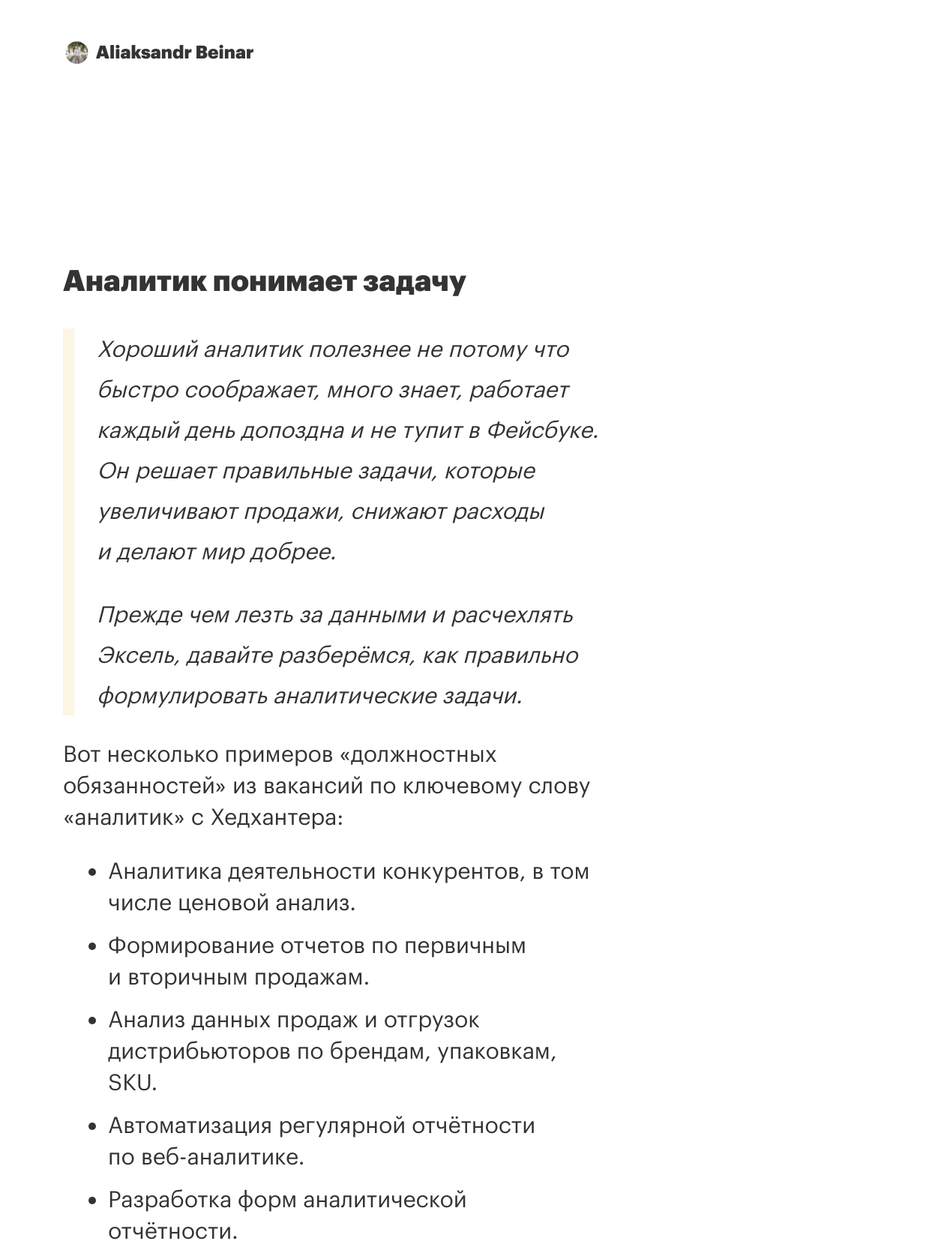
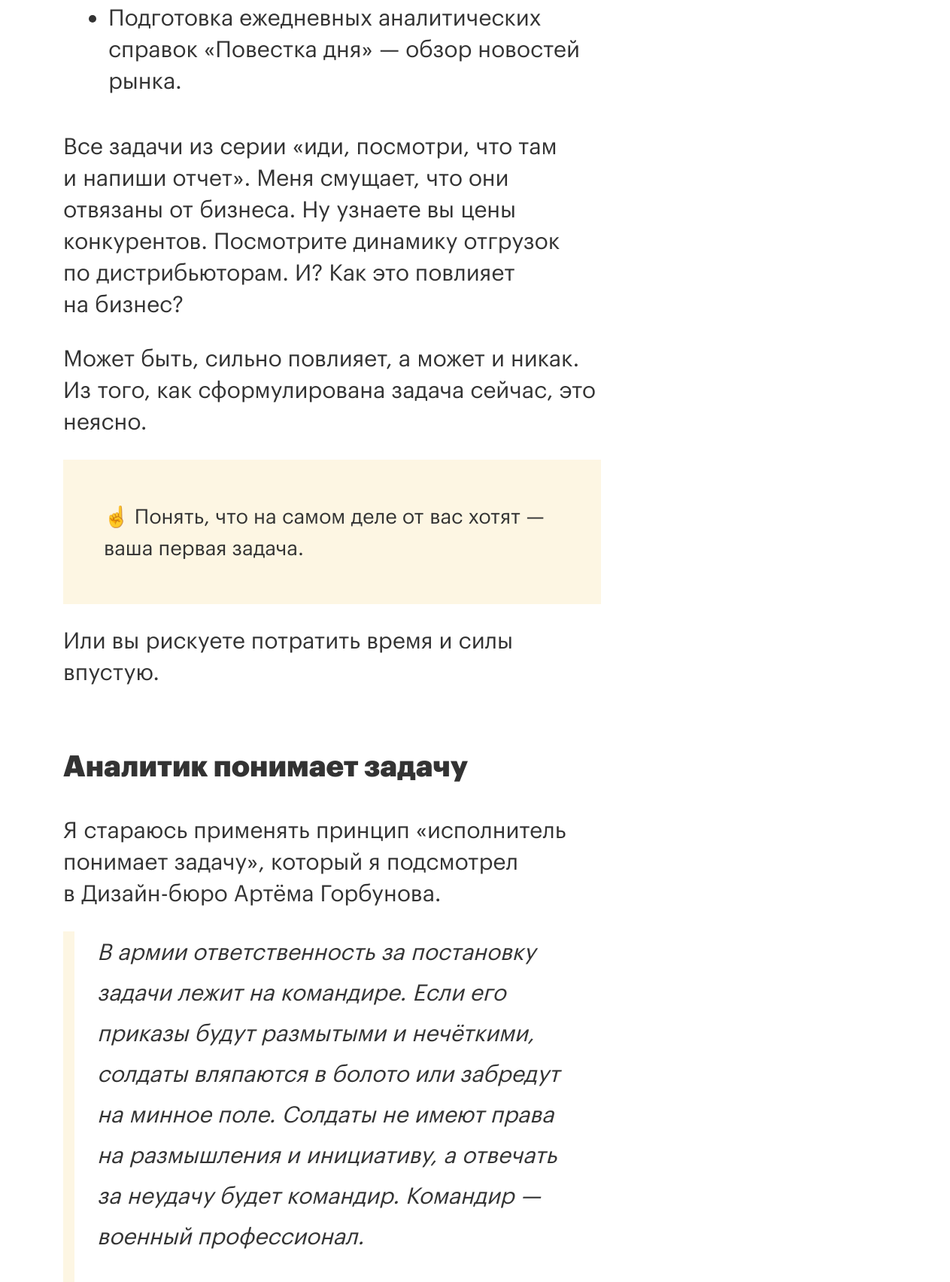
Screenshot of /blog/analytic/ (upper part) with the database file from the repository (2 pictures, top to bottom).
### blog/models.py (models this page shows, shortened)
class Article(models.Model):
    title = models.CharField(max_length=250)
    full_text = models.TextField()
    summary = models.TextField()
    category = models.CharField(max_length=250)
    pubdate = models.DateTimeField()
    slug = models.CharField(max_length=250, unique=True)
    og_image = models.ImageField(upload_to='images', null=True)
    def get_category_url(self):
        return reverse('category_page', kwargs={'category': self.category})

### blog/views.py (the view)
# urls.py: path('blog/<slug:slug>/', article_page, name='article_page'),
def article_page(request, slug):
    article = Article.objects.get(slug=slug)
    context = global_context | {
        'article': article,
    }
    return render(request, 'article_page.html', context)

### blog/templates/article_page.html (shortened to what this page needs)
{% extends 'base.html' %}
{% load i18n %}
{% load static %}
{% block page_header %}
    <a href = "{% url 'home_page' %}">
        <img src="{% static 'img/avatar.jpg' %}" />
        <span class="author-name">{{ author_name }}</span>
    </a>
{% endblock %}
{% block content %}
    <div class="row">
        <div class="col-md-12 col-sm-16">
            <div class="article">
                <h2 class="article-title">{{ article.title }}</h2>
                <p class="article-text">{{ article.full_text | safe }}</p>
{% endblock %}

### blog/static/blog/style.css (style rules this page uses)
html { position: relative; min-height: 100%; font-size: 18px; }
body { color: #333; font-family: graphik-regular, Arial, Helvetica, sans-serif; margin-bottom: 60px; line-height: 1.4rem; }
ul li { padding-bottom: .5rem; }
h1, h2, h3 { font-family: graphik-black, Arial, Helvetica, sans-serif; line-height: 1.7rem; }
h2 { margin-top: 2em; margin-bottom: 1em; font-size: 1.3em; }
.avatar-top a { text-decoration: none; color: #333 }
.avatar-top img { width: 32px; margin-right: .2em; clip-path: circle(15px at center); margin-top: -3px; }
.quote { padding-left: 1em; font-style: italic; font-size: 1em; line-height: 1.8em; border-left: .5em solid #fdf6e3; }
.article { margin-bottom: 3em; }
.article-title { margin-bottom: 1em; }
.callout { background-color: #fdf6e3; padding: 2em; margin-bottom: 1em; font-size: .9em; }
@media all and (min-device-width:569px) and (max-device-width: 960px) { html { font-size: 30px; } }

### rows the page displays
Article: title "Аналитик понимает задачу", full_text "Хороший аналитик полезнее не потому что быстро соображает, много знает, работает каждый день допоздна и не тупит в Фейсбуке. Он решает правильные задачи, которые увеличивают продажи, снижают расходы и делают мир добрее. Прежде чем лезть за данными и расчехлять Эксель, давайте разберёмся, как правильно формулировать аналитические задачи. Вот несколько примеров «должностных обязанностей» из вакансий по ключевому слову «аналитик» с Хедхантера: Аналитика деятельности конкурентов, в том числе ценовой анализ. Формирование отчетов по первичным и вторичным продажам. Анализ данных продаж и отгрузок дистрибьюторов по брендам, упаковкам, SKU. Автоматизация регулярной отчётности по веб-аналитике .…"

### other values shown
{{ author_name }} "Aliaksandr Beinar"
